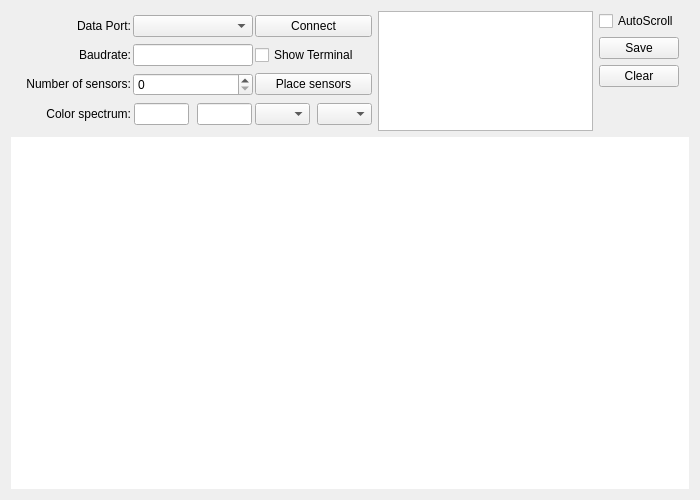
<?xml version="1.0" encoding="UTF-8"?>
<ui version="4.0">
 <class>ViewerWidget</class>
 <widget class="QWidget" name="ViewerWidget">
  <property name="enabled">
   <bool>true</bool>
  </property>
  <property name="geometry">
   <rect>
    <x>0</x>
    <y>0</y>
    <width>700</width>
    <height>500</height>
   </rect>
  </property>
  <property name="sizePolicy">
   <sizepolicy hsizetype="Preferred" vsizetype="Preferred">
    <horstretch>0</horstretch>
    <verstretch>0</verstretch>
   </sizepolicy>
  </property>
  <property name="minimumSize">
   <size>
    <width>700</width>
    <height>500</height>
   </size>
  </property>
  <property name="mouseTracking">
   <bool>true</bool>
  </property>
  <property name="windowTitle">
   <string>Form</string>
  </property>
  <layout class="QGridLayout" name="gridLayout">
   <item row="4" column="5">
    <widget class="MplWidget" name="widget_Mpl" native="true">
     <property name="sizePolicy">
      <sizepolicy hsizetype="Expanding" vsizetype="Expanding">
       <horstretch>0</horstretch>
       <verstretch>10</verstretch>
      </sizepolicy>
     </property>
     <property name="layoutDirection">
      <enum>Qt::LeftToRight</enum>
     </property>
     <property name="autoFillBackground">
      <bool>false</bool>
     </property>
     <property name="styleSheet">
      <string notr="true">background-color: rgb(255, 255, 255);</string>
     </property>
    </widget>
   </item>
   <item row="2" column="5">
    <layout class="QHBoxLayout" name="Layout_main">
     <item>
      <layout class="QGridLayout" name="Layout_mainOptions">
       <property name="horizontalSpacing">
        <number>2</number>
       </property>
       <property name="verticalSpacing">
        <number>3</number>
       </property>
       <item row="0" column="0">
        <widget class="QLabel" name="Label_portSelect">
         <property name="enabled">
          <bool>true</bool>
         </property>
         <property name="sizePolicy">
          <sizepolicy hsizetype="Preferred" vsizetype="Preferred">
           <horstretch>0</horstretch>
           <verstretch>0</verstretch>
          </sizepolicy>
         </property>
         <property name="minimumSize">
          <size>
           <width>70</width>
           <height>0</height>
          </size>
         </property>
         <property name="maximumSize">
          <size>
           <width>200</width>
           <height>20</height>
          </size>
         </property>
         <property name="text">
          <string>Data Port:</string>
         </property>
         <property name="alignment">
          <set>Qt::AlignRight|Qt::AlignTrailing|Qt::AlignVCenter</set>
         </property>
        </widget>
       </item>
       <item row="2" column="0">
        <widget class="QLabel" name="Label_sensorNumber">
         <property name="sizePolicy">
          <sizepolicy hsizetype="Preferred" vsizetype="Preferred">
           <horstretch>0</horstretch>
           <verstretch>0</verstretch>
          </sizepolicy>
         </property>
         <property name="minimumSize">
          <size>
           <width>120</width>
           <height>20</height>
          </size>
         </property>
         <property name="maximumSize">
          <size>
           <width>120</width>
           <height>20</height>
          </size>
         </property>
         <property name="text">
          <string>Number of sensors:</string>
         </property>
         <property name="alignment">
          <set>Qt::AlignRight|Qt::AlignTrailing|Qt::AlignVCenter</set>
         </property>
        </widget>
       </item>
       <item row="0" column="1">
        <widget class="QComboBox" name="comboBox_port">
         <property name="sizePolicy">
          <sizepolicy hsizetype="Preferred" vsizetype="Fixed">
           <horstretch>0</horstretch>
           <verstretch>0</verstretch>
          </sizepolicy>
         </property>
         <property name="minimumSize">
          <size>
           <width>120</width>
           <height>0</height>
          </size>
         </property>
         <property name="maximumSize">
          <size>
           <width>120</width>
           <height>16777215</height>
          </size>
         </property>
        </widget>
       </item>
       <item row="1" column="0">
        <widget class="QLabel" name="Label_baudrate">
         <property name="enabled">
          <bool>true</bool>
         </property>
         <property name="sizePolicy">
          <sizepolicy hsizetype="Preferred" vsizetype="Preferred">
           <horstretch>0</horstretch>
           <verstretch>0</verstretch>
          </sizepolicy>
         </property>
         <property name="minimumSize">
          <size>
           <width>100</width>
           <height>0</height>
          </size>
         </property>
         <property name="maximumSize">
          <size>
           <width>200</width>
           <height>20</height>
          </size>
         </property>
         <property name="text">
          <string>Baudrate:</string>
         </property>
         <property name="alignment">
          <set>Qt::AlignRight|Qt::AlignTrailing|Qt::AlignVCenter</set>
         </property>
        </widget>
       </item>
       <item row="1" column="1">
        <widget class="QLineEdit" name="lineEdit_baudrate">
         <property name="sizePolicy">
          <sizepolicy hsizetype="Preferred" vsizetype="Fixed">
           <horstretch>0</horstretch>
           <verstretch>0</verstretch>
          </sizepolicy>
         </property>
         <property name="minimumSize">
          <size>
           <width>120</width>
           <height>0</height>
          </size>
         </property>
         <property name="maximumSize">
          <size>
           <width>120</width>
           <height>16777215</height>
          </size>
         </property>
        </widget>
       </item>
       <item row="3" column="2">
        <layout class="QHBoxLayout" name="horizontalLayout">
         <property name="spacing">
          <number>7</number>
         </property>
         <item>
          <widget class="QComboBox" name="comboBox_minColor">
           <property name="sizePolicy">
            <sizepolicy hsizetype="Fixed" vsizetype="Fixed">
             <horstretch>0</horstretch>
             <verstretch>0</verstretch>
            </sizepolicy>
           </property>
           <property name="minimumSize">
            <size>
             <width>55</width>
             <height>0</height>
            </size>
           </property>
           <property name="maximumSize">
            <size>
             <width>55</width>
             <height>16777215</height>
            </size>
           </property>
          </widget>
         </item>
         <item>
          <widget class="QComboBox" name="comboBox_maxColor">
           <property name="sizePolicy">
            <sizepolicy hsizetype="Fixed" vsizetype="Fixed">
             <horstretch>0</horstretch>
             <verstretch>0</verstretch>
            </sizepolicy>
           </property>
           <property name="minimumSize">
            <size>
             <width>55</width>
             <height>0</height>
            </size>
           </property>
           <property name="maximumSize">
            <size>
             <width>55</width>
             <height>16777215</height>
            </size>
           </property>
          </widget>
         </item>
        </layout>
       </item>
       <item row="2" column="1">
        <widget class="QSpinBox" name="SpinBox_numberSelect">
         <property name="sizePolicy">
          <sizepolicy hsizetype="Preferred" vsizetype="Fixed">
           <horstretch>0</horstretch>
           <verstretch>0</verstretch>
          </sizepolicy>
         </property>
         <property name="minimumSize">
          <size>
           <width>120</width>
           <height>0</height>
          </size>
         </property>
         <property name="maximumSize">
          <size>
           <width>120</width>
           <height>16777215</height>
          </size>
         </property>
        </widget>
       </item>
       <item row="3" column="1">
        <layout class="QHBoxLayout" name="horizontalLayout_2">
         <property name="spacing">
          <number>7</number>
         </property>
         <property name="sizeConstraint">
          <enum>QLayout::SetMinimumSize</enum>
         </property>
         <property name="topMargin">
          <number>0</number>
         </property>
         <item>
          <widget class="QLineEdit" name="lineEdit_maxColor">
           <property name="sizePolicy">
            <sizepolicy hsizetype="Preferred" vsizetype="Fixed">
             <horstretch>0</horstretch>
             <verstretch>0</verstretch>
            </sizepolicy>
           </property>
           <property name="minimumSize">
            <size>
             <width>55</width>
             <height>0</height>
            </size>
           </property>
           <property name="maximumSize">
            <size>
             <width>55</width>
             <height>16777215</height>
            </size>
           </property>
          </widget>
         </item>
         <item>
          <widget class="QLineEdit" name="lineEdit_minColor">
           <property name="sizePolicy">
            <sizepolicy hsizetype="Preferred" vsizetype="Fixed">
             <horstretch>0</horstretch>
             <verstretch>0</verstretch>
            </sizepolicy>
           </property>
           <property name="minimumSize">
            <size>
             <width>55</width>
             <height>0</height>
            </size>
           </property>
           <property name="maximumSize">
            <size>
             <width>55</width>
             <height>16777215</height>
            </size>
           </property>
           <property name="frame">
            <bool>true</bool>
           </property>
          </widget>
         </item>
        </layout>
       </item>
       <item row="3" column="0">
        <widget class="QLabel" name="Label_spectrum">
         <property name="minimumSize">
          <size>
           <width>0</width>
           <height>10</height>
          </size>
         </property>
         <property name="maximumSize">
          <size>
           <width>16777215</width>
           <height>20</height>
          </size>
         </property>
         <property name="text">
          <string>Color spectrum:</string>
         </property>
         <property name="alignment">
          <set>Qt::AlignRight|Qt::AlignTrailing|Qt::AlignVCenter</set>
         </property>
        </widget>
       </item>
       <item row="0" column="2">
        <widget class="QPushButton" name="pushButton_Connect">
         <property name="sizePolicy">
          <sizepolicy hsizetype="Fixed" vsizetype="Fixed">
           <horstretch>0</horstretch>
           <verstretch>0</verstretch>
          </sizepolicy>
         </property>
         <property name="minimumSize">
          <size>
           <width>100</width>
           <height>0</height>
          </size>
         </property>
         <property name="maximumSize">
          <size>
           <width>150</width>
           <height>16777215</height>
          </size>
         </property>
         <property name="text">
          <string>Connect</string>
         </property>
        </widget>
       </item>
       <item row="1" column="2">
        <widget class="QCheckBox" name="checkBox_Terminal">
         <property name="sizePolicy">
          <sizepolicy hsizetype="Fixed" vsizetype="Fixed">
           <horstretch>0</horstretch>
           <verstretch>0</verstretch>
          </sizepolicy>
         </property>
         <property name="text">
          <string>Show Terminal</string>
         </property>
        </widget>
       </item>
       <item row="2" column="2">
        <widget class="QPushButton" name="pushButton_Place">
         <property name="text">
          <string>Place sensors</string>
         </property>
        </widget>
       </item>
      </layout>
     </item>
     <item>
      <widget class="QTextEdit" name="terminal">
       <property name="enabled">
        <bool>true</bool>
       </property>
       <property name="sizePolicy">
        <sizepolicy hsizetype="Preferred" vsizetype="Preferred">
         <horstretch>1</horstretch>
         <verstretch>0</verstretch>
        </sizepolicy>
       </property>
       <property name="minimumSize">
        <size>
         <width>215</width>
         <height>0</height>
        </size>
       </property>
       <property name="maximumSize">
        <size>
         <width>215</width>
         <height>120</height>
        </size>
       </property>
       <property name="cursor" stdset="0">
        <cursorShape>IBeamCursor</cursorShape>
       </property>
       <property name="mouseTracking">
        <bool>true</bool>
       </property>
       <property name="contextMenuPolicy">
        <enum>Qt::NoContextMenu</enum>
       </property>
       <property name="acceptDrops">
        <bool>false</bool>
       </property>
       <property name="styleSheet">
        <string notr="true">background-color: rgb(36, 36, 36);
color: rgb(226, 226, 226);
disabled {background-color: rgb(0, 0, 0); }
</string>
       </property>
       <property name="frameShape">
        <enum>QFrame::StyledPanel</enum>
       </property>
       <property name="frameShadow">
        <enum>QFrame::Sunken</enum>
       </property>
       <property name="lineWidth">
        <number>10</number>
       </property>
       <property name="midLineWidth">
        <number>10</number>
       </property>
       <property name="verticalScrollBarPolicy">
        <enum>Qt::ScrollBarAlwaysOff</enum>
       </property>
       <property name="horizontalScrollBarPolicy">
        <enum>Qt::ScrollBarAlwaysOff</enum>
       </property>
       <property name="sizeAdjustPolicy">
        <enum>QAbstractScrollArea::AdjustIgnored</enum>
       </property>
       <property name="autoFormatting">
        <set>QTextEdit::AutoNone</set>
       </property>
       <property name="tabChangesFocus">
        <bool>true</bool>
       </property>
       <property name="lineWrapMode">
        <enum>QTextEdit::WidgetWidth</enum>
       </property>
       <property name="readOnly">
        <bool>true</bool>
       </property>
       <property name="acceptRichText">
        <bool>false</bool>
       </property>
       <property name="textInteractionFlags">
        <set>Qt::NoTextInteraction</set>
       </property>
      </widget>
     </item>
     <item>
      <layout class="QVBoxLayout" name="Layout_terminalOptions">
       <item>
        <widget class="QCheckBox" name="checkbox_Autoscroll">
         <property name="text">
          <string>AutoScroll</string>
         </property>
        </widget>
       </item>
       <item>
        <widget class="QPushButton" name="pushButton_saveTerminal">
         <property name="text">
          <string>Save</string>
         </property>
        </widget>
       </item>
       <item>
        <widget class="QPushButton" name="pushButton_clearTerminal">
         <property name="text">
          <string>Clear</string>
         </property>
        </widget>
       </item>
       <item>
        <spacer name="verticalSpacer">
         <property name="orientation">
          <enum>Qt::Vertical</enum>
         </property>
         <property name="sizeHint" stdset="0">
          <size>
           <width>20</width>
           <height>40</height>
          </size>
         </property>
        </spacer>
       </item>
      </layout>
     </item>
     <item>
      <spacer name="horizontalSpacer">
       <property name="orientation">
        <enum>Qt::Horizontal</enum>
       </property>
       <property name="sizeHint" stdset="0">
        <size>
         <width>40</width>
         <height>20</height>
        </size>
       </property>
      </spacer>
     </item>
    </layout>
   </item>
  </layout>
 </widget>
 <customwidgets>
  <customwidget>
   <class>MplWidget</class>
   <extends>QWidget</extends>
   <header location="global">mplWidget.h</header>
   <container>1</container>
  </customwidget>
 </customwidgets>
 <resources/>
 <connections/>
</ui>
